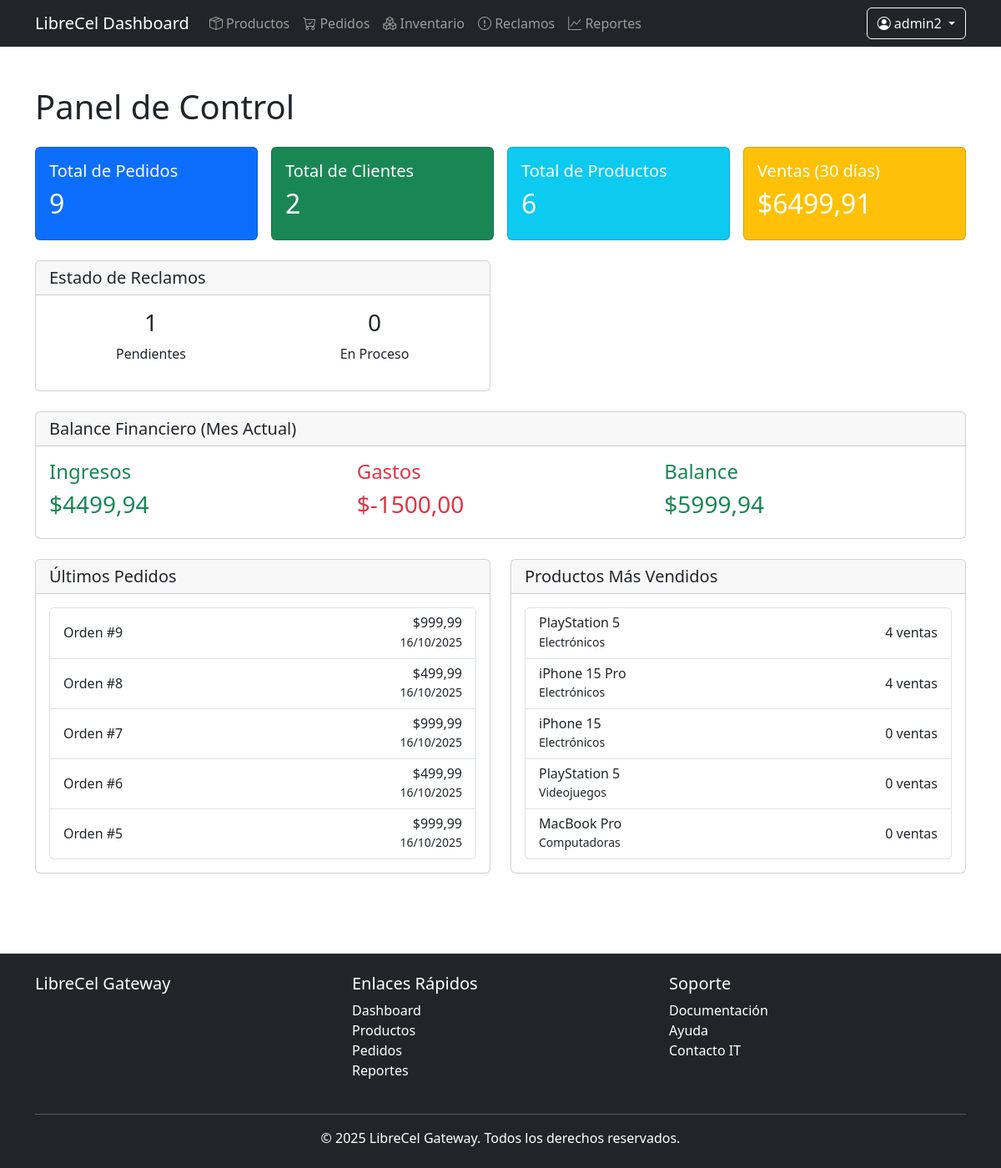
The app's page /dashboard/ (signed in), older data.
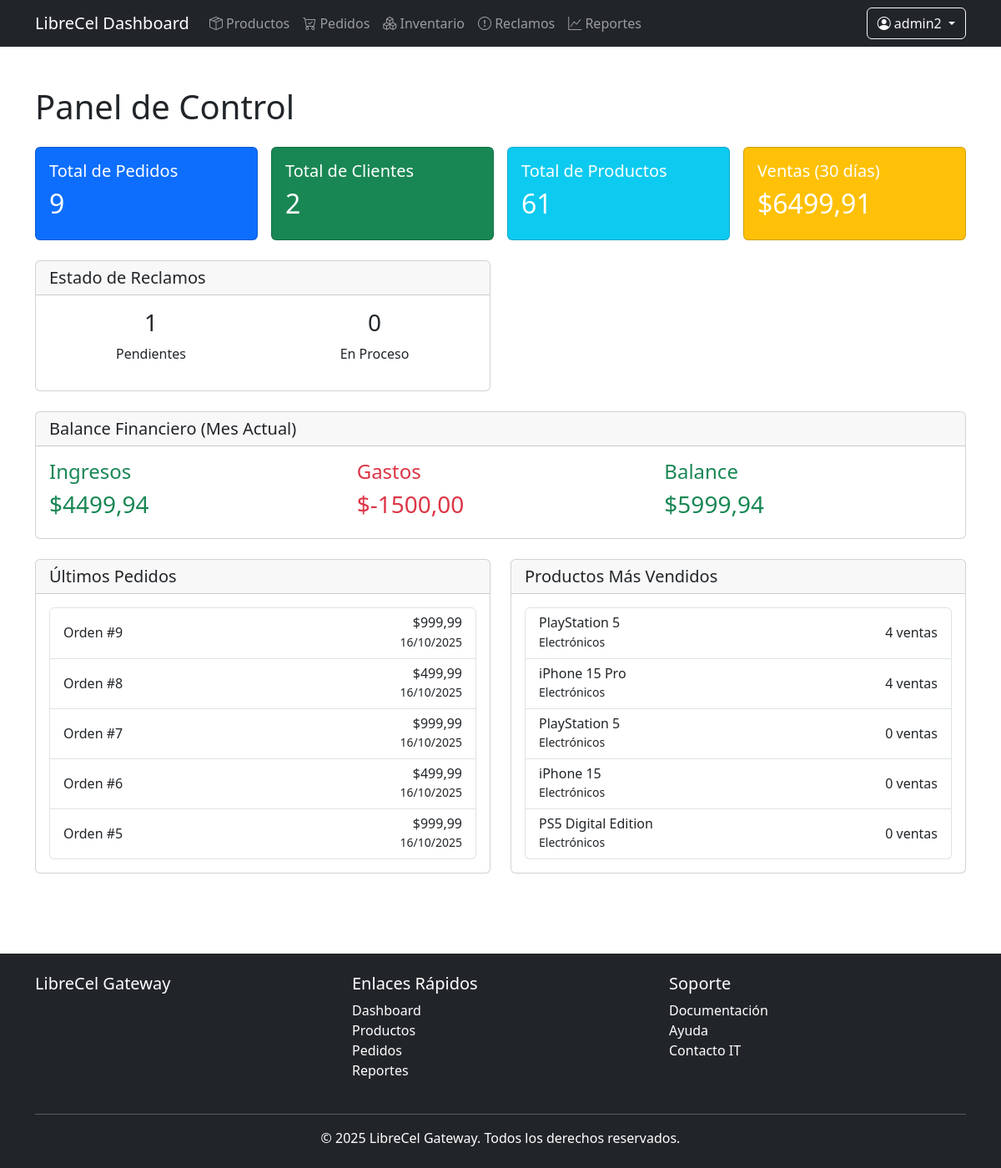
The same page, newer data.
### storefront/models.py (models this page shows, shortened)
class Order(models.Model):
    STATUS_CHOICES = [
        ('pending', 'Pendiente'),
        ('processing', 'En Proceso'),
        ('shipped', 'Enviado'),
        ('delivered', 'Entregado'),
        ('cancelled', 'Cancelado'),
    ]
    PAYMENT_METHOD_CHOICES = [
        ('credit_card', 'Tarjeta de Crédito'),
        ('debit_card', 'Tarjeta de Débito'),
        ('transfer', 'Transferencia Bancaria'),
        ('cash', 'Efectivo'),
    ]
    user = models.ForeignKey(User, on_delete=models.CASCADE)
    created_at = models.DateTimeField(auto_now_add=True)
    updated_at = models.DateTimeField(auto_now=True)
    status = models.CharField(max_length=20, choices=STATUS_CHOICES, default='pending')
    payment_method = models.CharField(max_length=20, choices=PAYMENT_METHOD_CHOICES)
    shipping_address = models.CharField(max_length=200, blank=True, null=True)
    shipping_city = models.CharField(max_length=100, blank=True, null=True)
    shipping_state = models.CharField(max_length=100, blank=True, null=True)
    shipping_postal_code = models.CharField(max_length=10, blank=True, null=True)
    shipping_phone = models.CharField(max_length=20, blank=True, null=True)
    total = models.DecimalField(max_digits=10, decimal_places=2, default=0)
    external_sale_id = models.CharField(max_length=100, blank=True, null=True, help_text="ID de la venta en el microservicio de Ventas")
    tax = models.DecimalField(max_digits=10, decimal_places=2, default=0)
    discount = models.DecimalField(max_digits=10, decimal_places=2, default=0)
    notes = models.TextField(blank=True)

class Product(models.Model):
    name = models.CharField(max_length=200)
    slug = models.SlugField(unique=True)
    category = models.ForeignKey(Category, on_delete=models.CASCADE)
    description = models.TextField()
    price = models.DecimalField(max_digits=10, decimal_places=2)
    original_price = models.DecimalField(max_digits=10, decimal_places=2, null=True, blank=True)
    stock = models.IntegerField()
    min_stock = models.IntegerField(default=5)
    is_active = models.BooleanField(default=True)
    image = models.CharField(max_length=500, blank=True)  # URL de imagen para datos mock
    created_at = models.DateTimeField(auto_now_add=True)
    updated_at = models.DateTimeField(auto_now=True)
    avg_rating = models.DecimalField(max_digits=3, decimal_places=2, default=0)
    review_count = models.PositiveIntegerField(default=0)

class Category(models.Model):
    name = models.CharField(max_length=100)
    slug = models.SlugField(unique=True)
    description = models.TextField(blank=True)
    class Meta:
        verbose_name_plural = "Categories"

### dashboard/decorators.py (the view)
    def wrap(request, *args, **kwargs):
        if request.user.is_staff:
            return function(request, *args, **kwargs)
        raise PermissionDenied

### dashboard/views.py (called while the page is built)
def has_role_permission(user, required_permission):
    if user.is_superuser:  # Los superusuarios tienen todos los permisos
        return True
    user_role = user.get_role_display().lower() if hasattr(user, 'get_role_display') else ''
    if user_role == 'admin':
        return True
    return required_permission in ROLES.get(user_role, [])

### templates/dashboard/home.html (shortened to what the changed rows need)
{% extends "dashboard/base.html" %}
{% load i18n static %}
{% block content %}
<div class="container py-4">
    <h1 class="mb-4">Panel de Control</h1>
    <div class="row g-4">
        <div class="col-12">
            <div class="row g-3">
                <div class="col-md-3">
                    <div class="card bg-primary text-white">
                        <div class="card-body">
                            <h2>{{ total_orders }}</h2>
                        </div>
                    </div>
                </div>
                <div class="col-md-3">
                    <div class="card bg-success text-white">
                        <div class="card-body">
                            <h2>{{ total_customers }}</h2>
                        </div>
                    </div>
                </div>
                <div class="col-md-3">
                    <div class="card bg-info text-white">
                        <div class="card-body">
                            <h5 class="card-title">Total de Productos</h5>
                            <h2>{{ total_products }}</h2>
                        </div>
                    </div>
                </div>
                <div class="col-md-3">
                    <div class="card bg-warning text-white">
                        <div class="card-body">
                            <h2>${{ total_sales|floatformat:2 }}</h2>
                        </div>
                    </div>
                </div>
            </div>
        </div>
        <div class="col-md-6">
            <div class="card">
                <div class="card-body">
                    <div class="list-group">
                        {% for order in latest_orders %}
                        <div class="list-group-item">
                            <div class="d-flex justify-content-between align-items-center">
                                <div>
                                    <h6 class="mb-0">Orden #{{ order.id }}</h6>
                                </div>
                                <div class="text-end">
                                    <h6 class="mb-0">${{ order.total|floatformat:2 }}</h6>
                                    <small>{{ order.created_at|date:"d/m/Y" }}</small>
                                </div>
                            </div>
                        </div>
                        {% endfor %}
                    </div>
                </div>
            </div>
        </div>
        <div class="col-md-6">
            <div class="card">
                <div class="card-body">
                    <div class="list-group">
                        {% for product in top_products %}
                        <div class="list-group-item">
                            <div class="d-flex justify-content-between align-items-center">
                                <div>
                                    <h6 class="mb-0">{{ product.name }}</h6>
                                    <small>{{ product.category.name }}</small>
                                </div>
                                <div class="text-end">
                                    <h6 class="mb-0">{{ product.total_sales }} ventas</h6>
                                </div>
                            </div>
                        </div>
                        {% endfor %}
                    </div>
                </div>
            </div>
        </div>
    </div>
</div>
{% endblock %}

Row changes from the older to the newer data that the page shows:
no longer on this page (row edited): Product: name "MacBook Pro", category.name "Computadoras", total_sales "0"
changed Product (number 3 of 5 on the later page): category.name "Videojuegos" → "Electrónicos"; moves up the list
added Product: name "PS5 Digital Edition", category.name "Electrónicos", total_sales "0"
Text that changed along with them:
{{ total_products }}: "6" → "61"
